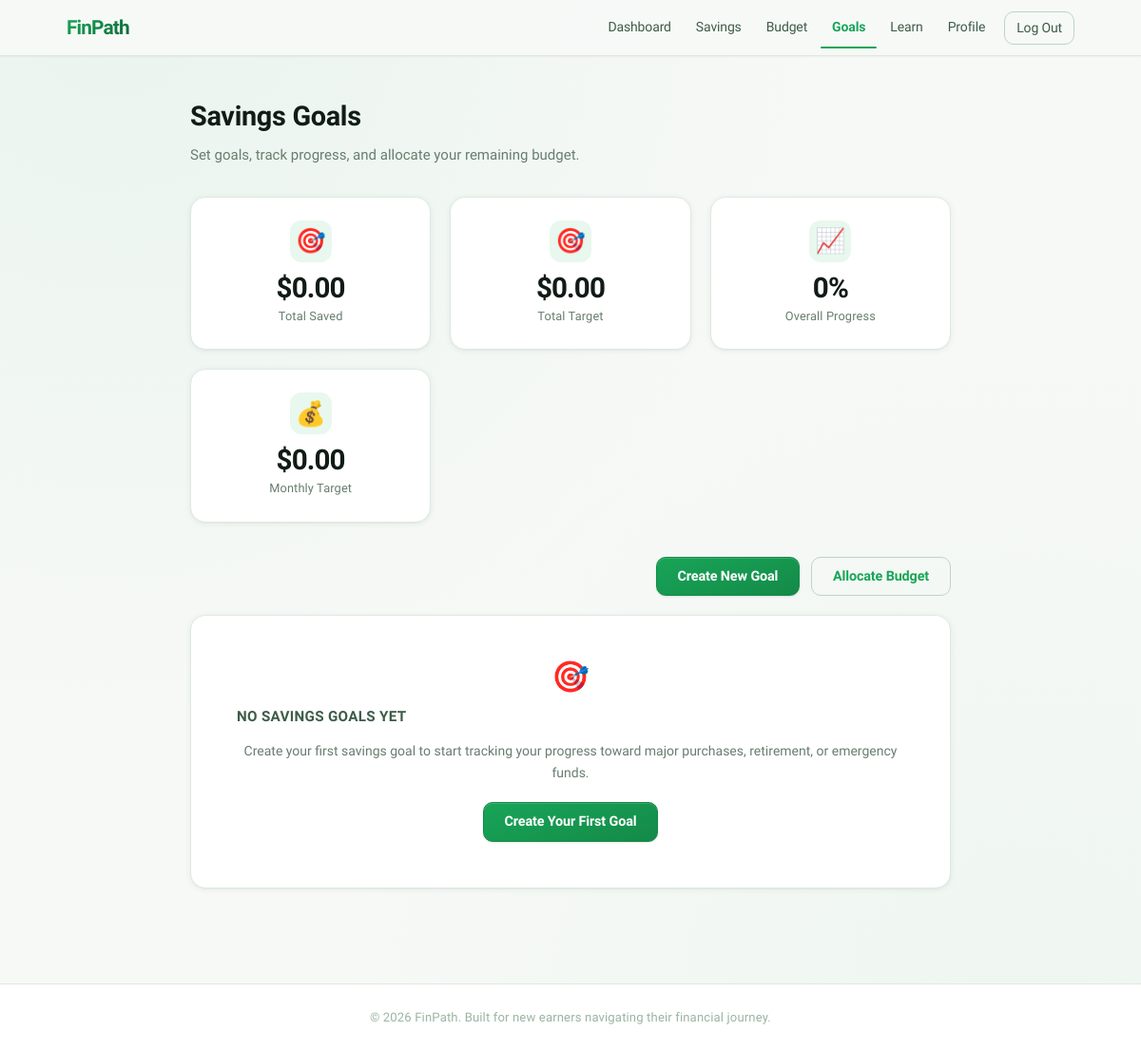
/goals/ (signed in), run on an earlier commit of the app's database.
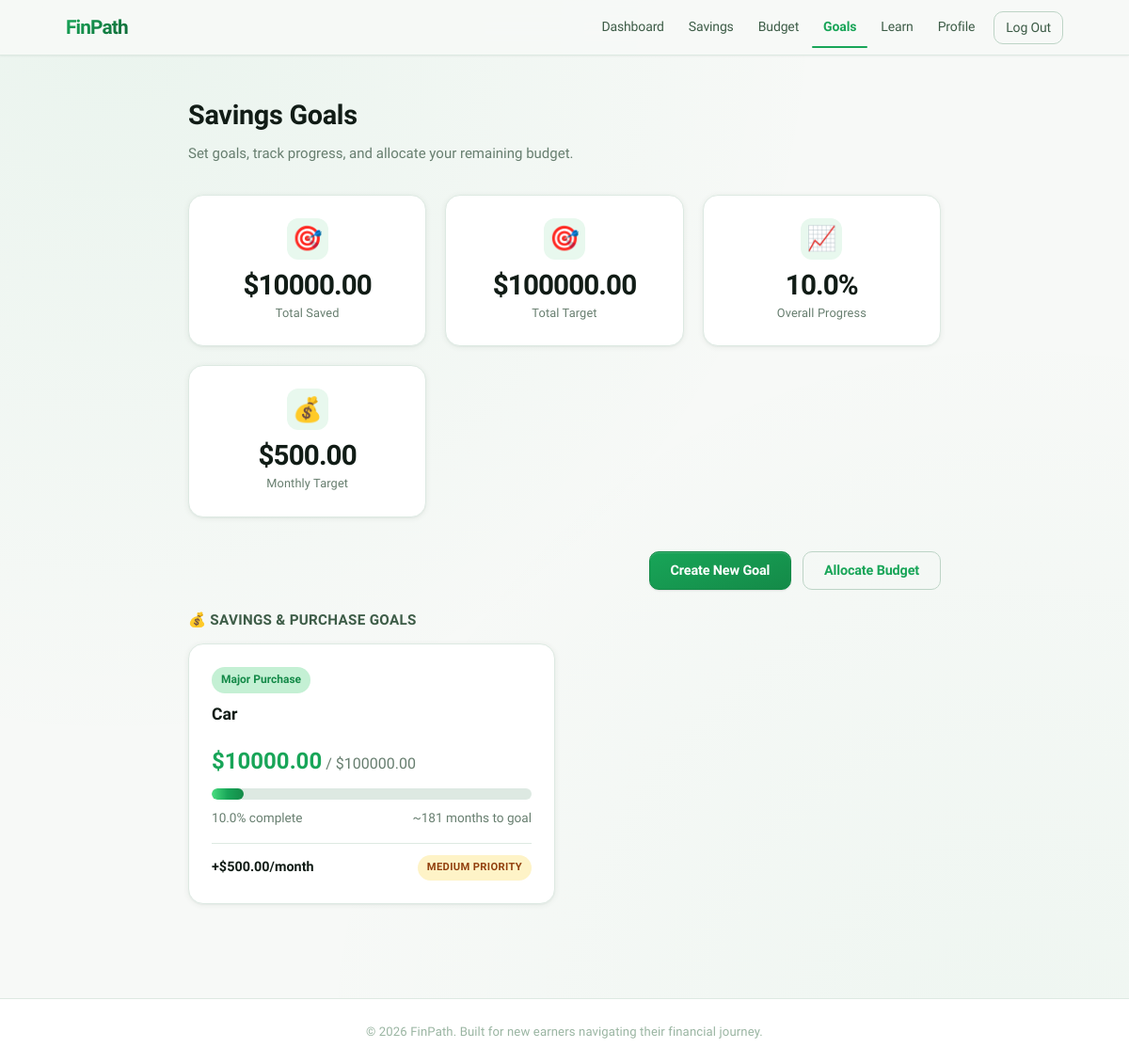
And on a later commit of the database.
### goals/models.py (models this page shows, shortened)
class SavingsGoal(models.Model):
    GOAL_TYPE_CHOICES = [
        ('purchase', 'Major Purchase'),
        ('emergency', 'Emergency Fund'),
        ('401k', '401(k) Retirement'),
        ('roth_ira', 'Roth IRA'),
        ('traditional_ira', 'Traditional IRA'),
        ('vacation', 'Vacation/Travel'),
        ('education', 'Education'),
        ('house', 'House Down Payment'),
        ('car', 'Car Purchase'),
        ('debt', 'Debt Payoff'),
        ('custom', 'Custom Goal'),
    ]
    PRIORITY_CHOICES = [
        (1, 'High Priority'),
        (2, 'Medium Priority'),
        (3, 'Low Priority'),
    ]
    user = models.ForeignKey(User, on_delete=models.CASCADE, related_name='savings_goals')
    name = models.CharField(max_length=200)
    goal_type = models.CharField(max_length=20, choices=GOAL_TYPE_CHOICES, default='custom')
    target_amount = models.DecimalField(max_digits=12, decimal_places=2)
    current_amount = models.DecimalField(max_digits=12, decimal_places=2, default=0)
    monthly_contribution = models.DecimalField(max_digits=12, decimal_places=2, default=0,
                                              help_text='How much you plan to contribute each month')
    target_date = models.DateField(null=True, blank=True, help_text='When do you want to reach this goal?')
    priority = models.IntegerField(choices=PRIORITY_CHOICES, default=2)
    is_active = models.BooleanField(default=True)
    notes = models.TextField(blank=True)
    created_at = models.DateTimeField(auto_now_add=True)
    updated_at = models.DateTimeField(auto_now=True)
    class Meta:
        ordering = ['priority', '-created_at']
        verbose_name_plural = 'savings goals'
    def progress_percent(self):
        if self.target_amount <= 0:
            return 0
        percent = (self.current_amount / self.target_amount) * 100
        return min(round(percent, 1), 100)
    def remaining_amount(self):
        return max(self.target_amount - self.current_amount, Decimal('0.00'))
    def months_to_goal(self):
        if self.monthly_contribution <= 0:
            return None
        remaining = self.remaining_amount()
        if remaining <= 0:
            return 0
        return int((remaining / self.monthly_contribution)) + 1

### goals/views.py (the view)
# urls.py: path('', views.goals_overview, name='goals_overview'),
@login_required
def goals_overview(request):
    goals = SavingsGoal.objects.filter(user=request.user, is_active=True)
    totals = goals.aggregate(
        total_target=Sum('target_amount'),
        total_saved=Sum('current_amount'),
        total_monthly=Sum('monthly_contribution'),
    )
    total_target = totals['total_target'] or Decimal('0.00')
    total_saved = totals['total_saved'] or Decimal('0.00')
    total_monthly = totals['total_monthly'] or Decimal('0.00')
    overall_progress = round((total_saved / total_target * 100), 1) if total_target > 0 else 0
    retirement_goals = goals.filter(goal_type__in=['401k', 'roth_ira', 'traditional_ira'])
    purchase_goals = goals.exclude(goal_type__in=['401k', 'roth_ira', 'traditional_ira'])
    recent_contributions = GoalContribution.objects.filter(
        goal__user=request.user
    ).select_related('goal')[:10]
    today = timezone.now().date()
    current_month = today.replace(day=1)
    current_allocation = MonthlyAllocation.objects.filter(
        user=request.user,
        month=current_month
    ).first()
    context = {
        'goals': goals,
        'retirement_goals': retirement_goals,
        'purchase_goals': purchase_goals,
        'total_target': total_target,
        'total_saved': total_saved,
        'total_monthly': total_monthly,
        'overall_progress': overall_progress,
        'recent_contributions': recent_contributions,
        'current_allocation': current_allocation,
    }
    return render(request, 'goals/overview.html', context)

### goals/templates/goals/overview.html (shortened to what this page needs)
{% extends 'base.html' %}
{% block content %}
<div class="container">
    <div class="savings-header">
        <h2>Savings Goals</h2>
        <p>Set goals, track progress, and allocate your remaining budget.</p>
    </div>
    <div class="dashboard-stats">
        <div class="stat-card">
            <div class="stat-icon">&#127919;</div>
            <div class="stat-value">${{ total_saved|floatformat:2 }}</div>
            <div class="stat-label">Total Saved</div>
        </div>
        <div class="stat-card">
            <div class="stat-icon">&#127919;</div>
            <div class="stat-value">${{ total_target|floatformat:2 }}</div>
            <div class="stat-label">Total Target</div>
        </div>
        <div class="stat-card">
            <div class="stat-icon">&#128200;</div>
            <div class="stat-value">{{ overall_progress }}%</div>
            <div class="stat-label">Overall Progress</div>
        </div>
        <div class="stat-card">
            <div class="stat-icon">&#128176;</div>
            <div class="stat-value">${{ total_monthly|floatformat:2 }}</div>
            <div class="stat-label">Monthly Target</div>
        </div>
    </div>
    <div class="dashboard-section" style="text-align: right; margin-bottom: 20px;">
        <a href="{% url 'create_goal' %}" class="btn btn-primary">Create New Goal</a>
        <a href="{% url 'allocate_budget' %}" class="btn btn-outline" style="margin-left: 8px;">Allocate Budget</a>
    </div>
    {% if purchase_goals %}
    <div class="dashboard-section">
        <h3>&#128176; Savings & Purchase Goals</h3>
        <div class="goals-grid">
            {% for goal in purchase_goals %}
            <a href="{% url 'goal_detail' goal.pk %}" class="goal-card card-link">
                <div class="goal-header">
                    <div class="goal-type-badge">{{ goal.get_goal_type_display }}</div>
                    <h4>{{ goal.name }}</h4>
                </div>
                <div class="goal-progress-section">
                    <div class="goal-amounts">
                        <span class="goal-current">${{ goal.current_amount|floatformat:2 }}</span>
                        <span class="goal-target">/ ${{ goal.target_amount|floatformat:2 }}</span>
                    </div>
                    <div class="progress-bar-container">
                        <div class="progress-bar" style="width: {{ goal.progress_percent }}%"></div>
                    </div>
                    <div class="goal-stats">
                        <span>{{ goal.progress_percent }}% complete</span>
                        {% if goal.months_to_goal %}
                        <span>~{{ goal.months_to_goal }} months to goal</span>
                        {% endif %}
                    </div>
                </div>
                <div class="goal-footer">
                    <span class="goal-monthly">+${{ goal.monthly_contribution|floatformat:2 }}/month</span>
                    <span class="priority-badge priority-{{ goal.priority }}">
                        {{ goal.get_priority_display }}
                    </span>
                </div>
            </a>
            {% endfor %}
        </div>
    </div>
    {% endif %}
    {% if not goals %}
    <div class="dashboard-section">
        <div class="card" style="text-align:center; padding: 48px;">
            <div class="card-icon">&#127919;</div>
            <h3>No savings goals yet</h3>
            <p style="color: var(--text-light); margin-bottom: 20px;">
                Create your first savings goal to start tracking your progress toward major purchases, retirement, or emergency funds.
            </p>
            <a href="{% url 'create_goal' %}" class="btn btn-primary">Create Your First Goal</a>
        </div>
    </div>
    {% endif %}
</div>
{% endblock %}

### templates/base.html (shortened to what this page needs)
{% load static %}
<!DOCTYPE html>
<html lang="en">
<head>
    <link rel="stylesheet" href="{% static 'css/main.css' %}">
</head>
<body>
    <nav class="navbar">
        <div class="container nav-container">
            <a href="{% url 'home' %}" class="nav-brand">FinPath</a>
            <div class="nav-links">
                {% if user.is_authenticated %}
                    <a href="{% url 'dashboard' %}" {% if '/accounts/dashboard' in request.path %}class="nav-active"{% endif %}>Dashboard</a>
                    <a href="{% url 'savings_progress' %}" {% if '/savings/' in request.path %}class="nav-active"{% endif %}>Savings</a>
                    <a href="{% url 'budget_overview' %}" {% if '/budgets/' in request.path %}class="nav-active"{% endif %}>Budget</a>
                    <a href="{% url 'goals_overview' %}" {% if '/goals/' in request.path %}class="nav-active"{% endif %}>Goals</a>
                    <a href="{% url 'learn' %}" {% if '/learn' in request.path %}class="nav-active"{% endif %}>Learn</a>
                    <a href="{% url 'profile' %}" {% if '/accounts/profile' in request.path %}class="nav-active"{% endif %}>Profile</a>
                    <a href="{% url 'logout' %}" class="btn btn-outline btn-sm">Log Out</a>
                {% else %}
                    <a href="{% url 'login' %}">Log In</a>
                    <a href="{% url 'signup' %}" class="btn btn-primary btn-sm">Sign Up</a>
                {% endif %}
            </div>
        </div>
    </nav>
    <main>
        {% block content %}{% endblock %}
    </main>
    <footer class="footer">
        <div class="container">
            <p>&copy; 2026 FinPath. Built for new earners navigating their financial journey.</p>
        </div>
    </footer>
</body>
</html>

What changed in the data, as far as the page shows it:
added SavingsGoal: goal_type "Major Purchase", name "Car", current_amount "10000.00", target_amount "100000.00", progress_percent "10.0", months_to_goal "181", monthly_contribution "500.00", priority "MEDIUM PRIORITY"
Also different on the page:
{{ total_saved|floatformat:2 }}: "0.00" → "10000.00"
{{ total_target|floatformat:2 }}: "0.00" → "100000.00"
{{ overall_progress }}: "0" → "10.0"
{{ total_monthly|floatformat:2 }}: "0.00" → "500.00"
text no longer shown: "🎯 NO SAVINGS GOALS YET Create your first savings goal to start tracking your progress toward major purchases, retirement, or emergency funds. Create Your First Goal"
text now shown: "💰 SAVINGS & PURCHASE GOALS"
